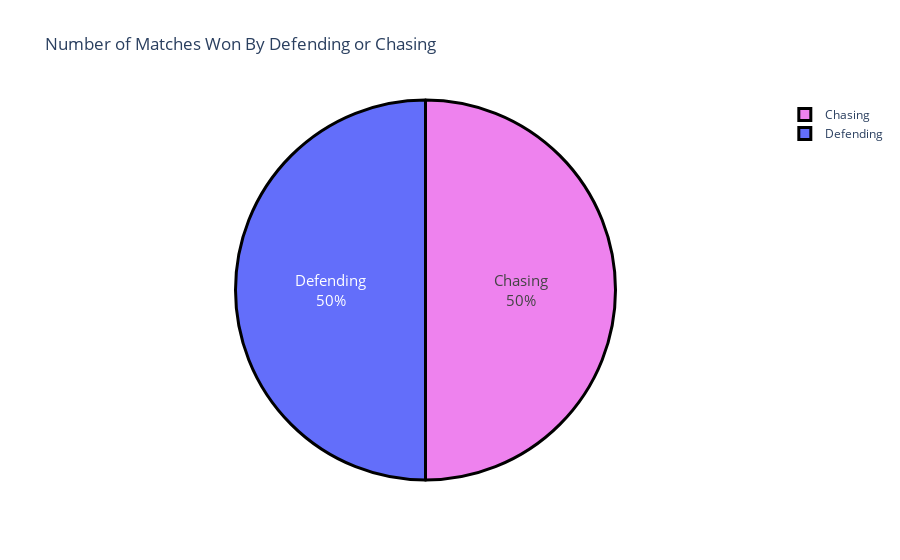

Here is the notebook cell this chart was saved with:
### Code cell
data["won_by"] = data["won_by"].map({"Wickets" : 'Chasing',"Runs" : "Defending"})

won_by = data["won_by"].value_counts()
counts = won_by.values
label = won_by.index
colors = ['violet','hot_pink']

fig = go.Figure(data=[go.Pie(labels= label, values = counts)])
fig.update_layout(title_text='Number of Matches Won By Defending or Chasing')
fig.update_traces(hoverinfo='label+percent',textinfo='label+percent',
                  textfont_size =15,
                  marker =dict(colors=colors,line = dict(color='black',width =3)))
fig.show()

### Figure 1 — Plotly figure (JSON) as saved in the notebook; plotly's stock layout.template omitted (floating-point values rounded to 4 significant figures)
{"data": [{"hoverinfo": "label+percent", "labels": ["Chasing", "Defending"], "marker": {"colors": ["violet", "hot_pink"], "line": {"color": "black", "width": 3}}, "textfont": {"size": 15}, "textinfo": "label+percent", "type": "pie", "values": [37, 37]}], "layout": {"autosize": true, "title": {"text": "Number of Matches Won By Defending or Chasing"}}}
